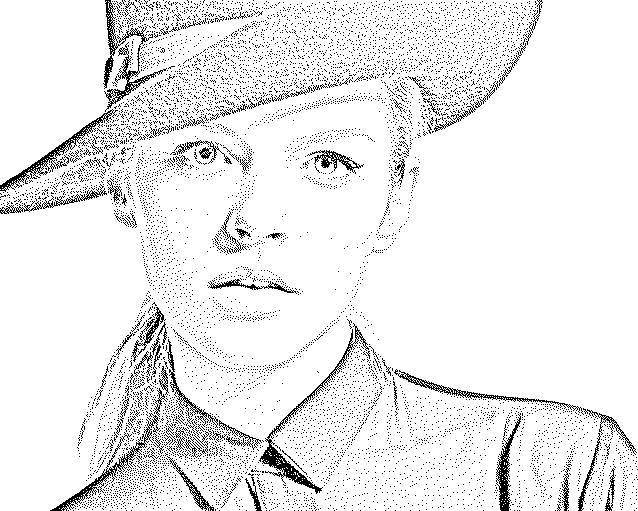
#> input picture test.jpg, 638 x 511 px
$ python dbscan_pic.py
#> lines starting #> are read from the running program, lines starting #| are printed output that depends on the picture
# -*- coding: UTF-8 -*-

# @author Wujunjun
# @based dbscan algorithm
# @create time 2019.7.14
# @for test pictures
# 密度聚类可适用于形状不规则的

import numpy as np
import matplotlib.pyplot as plt
import time
from PIL import Image
import random

#获取黑点的坐标值
def get_point(area,x_add,y_add):

    x,y=area.shape
    black_point=[]
    for i in range(x):
        for j in range(y):
            if area[i][j]<128:
                black_point.append([i+x_add,j+y_add])
    return  black_point


def get_dis(point,point_around):
	dis_point=((point[0]-point_around[0])**2+(point[1]-point_around[1])**2)**0.5
	return dis_point


def get_Neps(Dataset,point,eps):
	N=0
	n_eps=[]
	for i in range(len(Dataset)):

		dis=get_dis(point,Dataset[i])
		if dis<=eps:
			N+=1
			n_eps.append(i)
	return N,n_eps


def dbscan(eps,MinPts,Dataset):
	core_project=[]
	for i in range(len(Dataset)):
		n,n_eps=get_Neps(Dataset,Dataset[i],eps)
		if n>=MinPts:
			core_project.append(i)


	k=0
	T=[i for i in range(len(Dataset))]

	cluster=[]
	while len(core_project)>0:
		Q = []
		T_old=T


		ob=random.choice(core_project)

		Q.append(ob)


		#core_project.remove(ob)
		T=list(set(T)-set(Q))
		while len(Q)>0:
			q=Q[0]
			Q.remove(q)

			n,n_eps=get_Neps(Dataset,Dataset[q],eps)
			if n>=MinPts:
				delta=list(set(n_eps).intersection(set(T)))
				Q=list(set(Q).union(set(delta)))
				T=list(set(T).difference(set(delta)))


		cluster.append(list(set(T_old).difference(set(T))))
		#print(len(cluster[k]))
		core_project=list(set(core_project).difference(set(cluster[k])))

		k+=1

	return cluster,k


if __name__=="__main__":
	pic=np.asarray(Image.open("test.jpg"))
#> pic is the input picture: shape (511, 638); min 0, max 255, mean 234.6
	pic_part=pic[100:150,100:150]
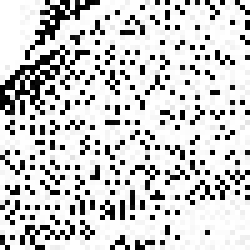
#> pic_part: shape (50, 50) (shown 5 times larger); min 0, max 255, mean 200.6

	data_set=get_point(pic_part,100,100)
#> data_set = 511 pairs, first value 100 to 149, second value 100 to 149
	print(len(data_set))
#| 511
	eps=2
	MinPts=4
	cluster,k=dbscan(eps,MinPts,data_set)
#> the loop in dbscan, `for i in range(len(Dataset)):` made 511 passes
#> (n, n_eps) on pass 1: (3, [0, 14, 25])
#> the loop in dbscan, `while len(core_project)>0:` made 33 passes
	colors = ['#0000FF', '#FF0000', '#00FF00', '#666666', '#FFFF00']

	for i in range(k):
		color = colors[i % 5]
		print(len(cluster[i]))
		for j in cluster[i]:
			plt.scatter(data_set[j][0], data_set[j][1], c=color, alpha=0.5)
#> this loop made 33 passes
#| 51
#| 10
#| 16
#| 90
#| 39
#| 4
#| 5
#| 14
#> (further printed lines are left out)

	plt.show()
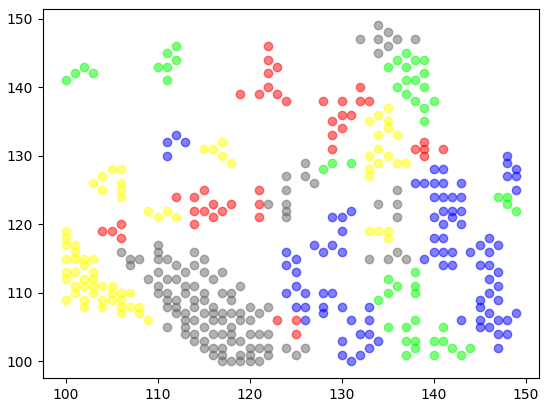
#> figure drawn by matplotlib, 1 panel
